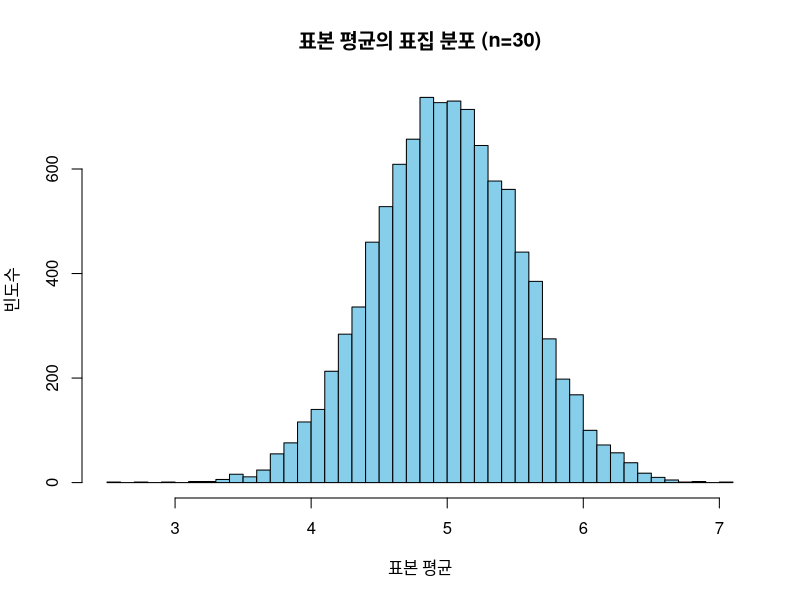

Generate this figure with R:
## ---- chunk 1
set.seed(2026)

sample_means <- replicate(
  n = 5000,
  expr = mean(sample(1:6, size = 30, replace = TRUE))
)

mean(sample_means)
sd(sample_means)
## ---- chunk 2
set.seed(2026)

# 균등 분포(Uniform distribution)에서 10,000번의 표본 평균 추출 시뮬레이션
# 각 표본의 크기는 n = 30
sample_means_n30 <- replicate(
  10000, 
  mean(runif(n = 30, min = 0, max = 10))
)

# 표집 분포 히스토그램 시각화
hist(sample_means_n30, breaks = 50, col = "skyblue", 
     main = "표본 평균의 표집 분포 (n=30)", 
     xlab = "표본 평균", ylab = "빈도수")
